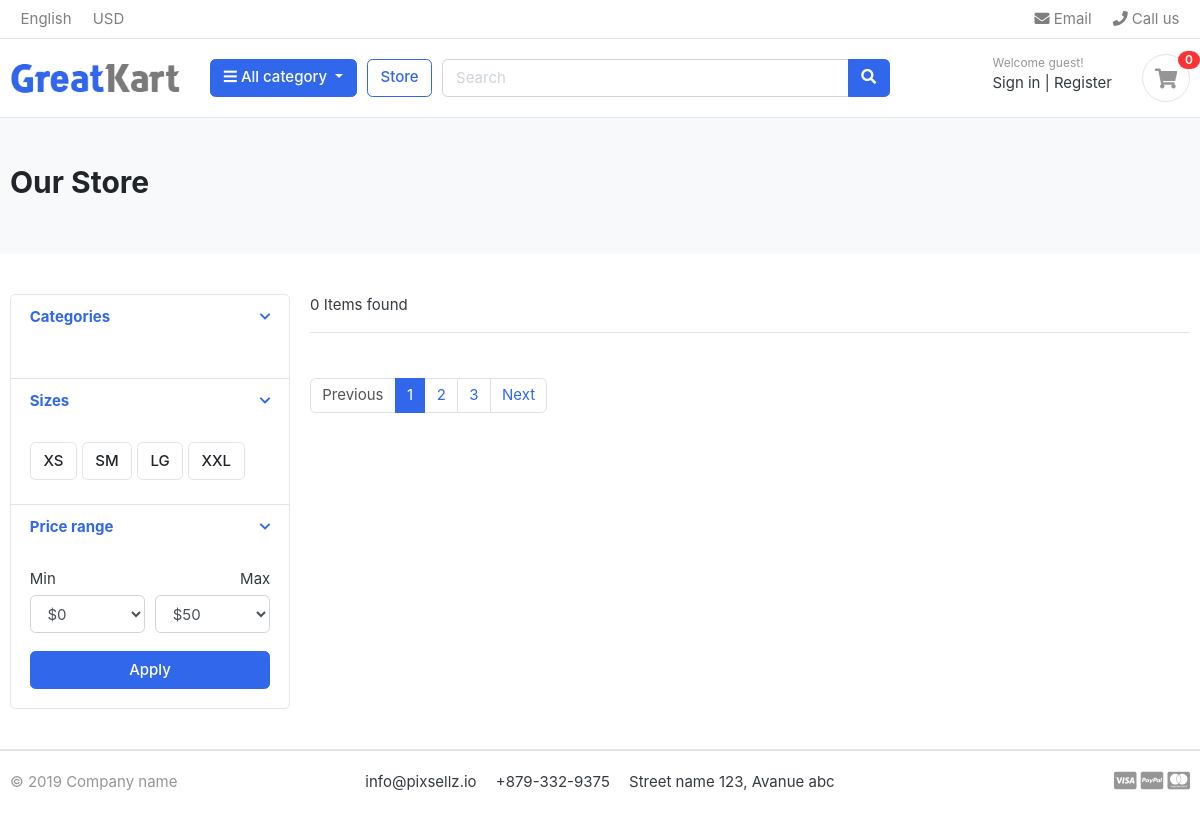
The page /store/ on the database as committed earlier.
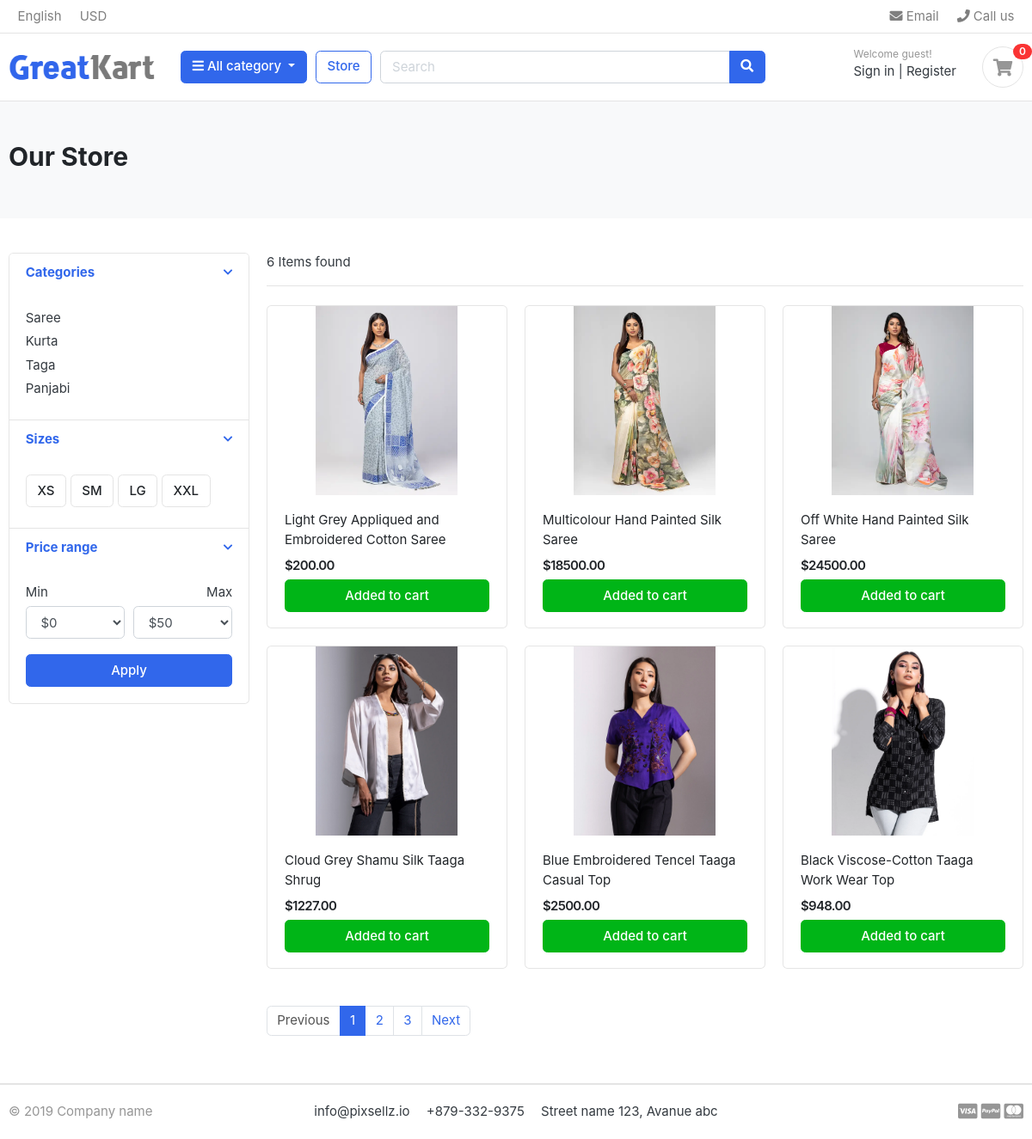
The same page on the database as committed later.
### category/models.py (models this page shows, shortened)
class Category(models.Model):
    category_name = models.CharField(max_length=50, unique=True)
    slug = models.SlugField(max_length=100, unique=True )
    description = models.TextField(max_length=255, blank=True)
    cat_image= models.ImageField(upload_to='photos/categories', blank=True)
    class Meta:
        verbose_name = 'category'
        verbose_name_plural = 'categories'
    def get_url(self):
        return reverse('products_by_category', args=[self.slug])

### store/models.py (models this page shows, shortened)
class Product(models.Model):
    product_name = models.CharField(max_length=200, unique=True)
    slug = models.SlugField(max_length=200, unique=True)
    description = models.TextField(max_length=500, blank=True)
    price = models.DecimalField(max_digits=10, decimal_places=2)
    images = models.ImageField(upload_to='photos/products')
    stock = models.IntegerField()
    is_available = models.BooleanField(default=True)
    category = models.ForeignKey(Category, on_delete=models.CASCADE)
    created_date = models.DateTimeField(auto_now_add=True)
    modified_date = models.DateTimeField(auto_now=True)

### store/views.py (the view)
# urls.py: path("store/", include("store.urls")),
def store(request, category_slug=None):
    categories = None
    products = None
    if category_slug != None:
        categories = get_object_or_404(Category, slug=category_slug)
        products = Product.objects.filter(category=categories, is_available=True)
        product_count = products.count()
    else:
        products = Product.objects.all().filter(is_available=True)
        product_count = products.count()
    context = {
        'products': products,
        'product_count': product_count,
    }
    return render(request, 'store/store.html', context)

### category/context_processors.py (called while the page is built)
def menu_links(request):
    links = Category.objects.all()
    return dict(links=links)

### templates/store/store.html (shortened to what the changed rows need)
{% extends 'base.html' %}
{% block content %} {% load static %}
<main>
	<section class="section-pagetop bg">
		<div class="container">
			<h2 class="title-page">Our Store</h2>
		</div>
	</section>
	<section class="section-content padding-y">
		<div class="container">
			<div class="row">
				<aside class="col-md-3">
					<div class="card">
						<article class="filter-group">
							<div
								class="filter-content collapse show"
								id="collapse_1">
								<div class="card-body">
									<ul class="list-menu">
										{% for category in links %}
										<li>
											<a href="{{category.get_url}}"
												>{{ category.category_name }}</a
											>
										</li>
										{% endfor %}
									</ul>
								</div>
							</div>
						</article>
					</div>
				</aside>
				<main class="col-md-9">
					<header class="border-bottom mb-4 pb-3">
						<div class="form-inline">
							<span class="mr-md-auto"
								>{{ product_count }} Items found
							</span>
						</div>
					</header>
					<div class="row">
						{% for product in products %}
						<div class="col-md-4">
							<figure class="card card-product-grid">
								<div class="img-wrap">
									<img src="{{ product.images.url }}" />
								</div>
								<figcaption class="info-wrap">
									<div class="fix-height">
										<a
											href="{% url 'product_detail' product.category.slug product.slug %}"
											class="title"
											>{{ product.product_name }}</a
										>
										<div class="price-wrap mt-2">
											<span class="price">${{ product.price }}</span>
										</div>
									</div>
									<a
										href="#"
										class="btn btn-block btn-success"
										>Added to cart
									</a>
								</figcaption>
							</figure>
						</div>
						{% endfor %}
					</div>
				</main>
			</div>
		</div>
	</section>
</main>
{% endblock %}

Rows that differ between the two databases and show on the page:
added Category: category_name "Saree"
added Category: category_name "Kurta"
added Category: category_name "Taga"
added Category: category_name "Panjabi"
added Product: images (picture), product_name "Light Grey Appliqued and Embroidered Cotton Saree", price "200.00"
added Product: images (picture), product_name "Multicolour Hand Painted Silk Saree", price "18500.00"
added Product: images (picture), product_name "Off White Hand Painted Silk Saree", price "24500.00"
added Product: images (picture), product_name "Cloud Grey Shamu Silk Taaga Shrug", price "1227.00"
added Product: images (picture), product_name "Blue Embroidered Tencel Taaga Casual Top", price "2500.00"
added Product: images (picture), product_name "Black Viscose-Cotton Taaga Work Wear Top", price "948.00"
Other text that changed with them:
{{ product_count }}: "0" → "6"
